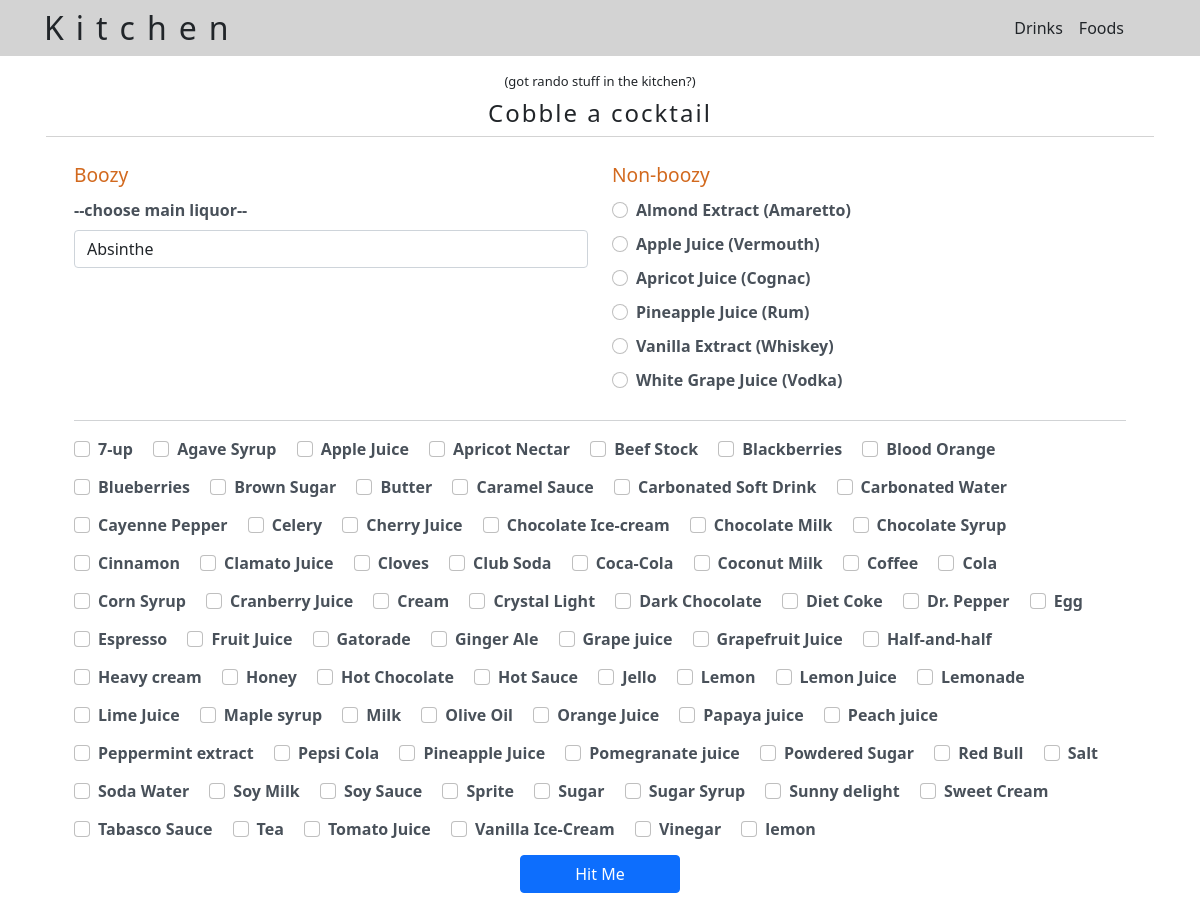
Before: / with the older database file.
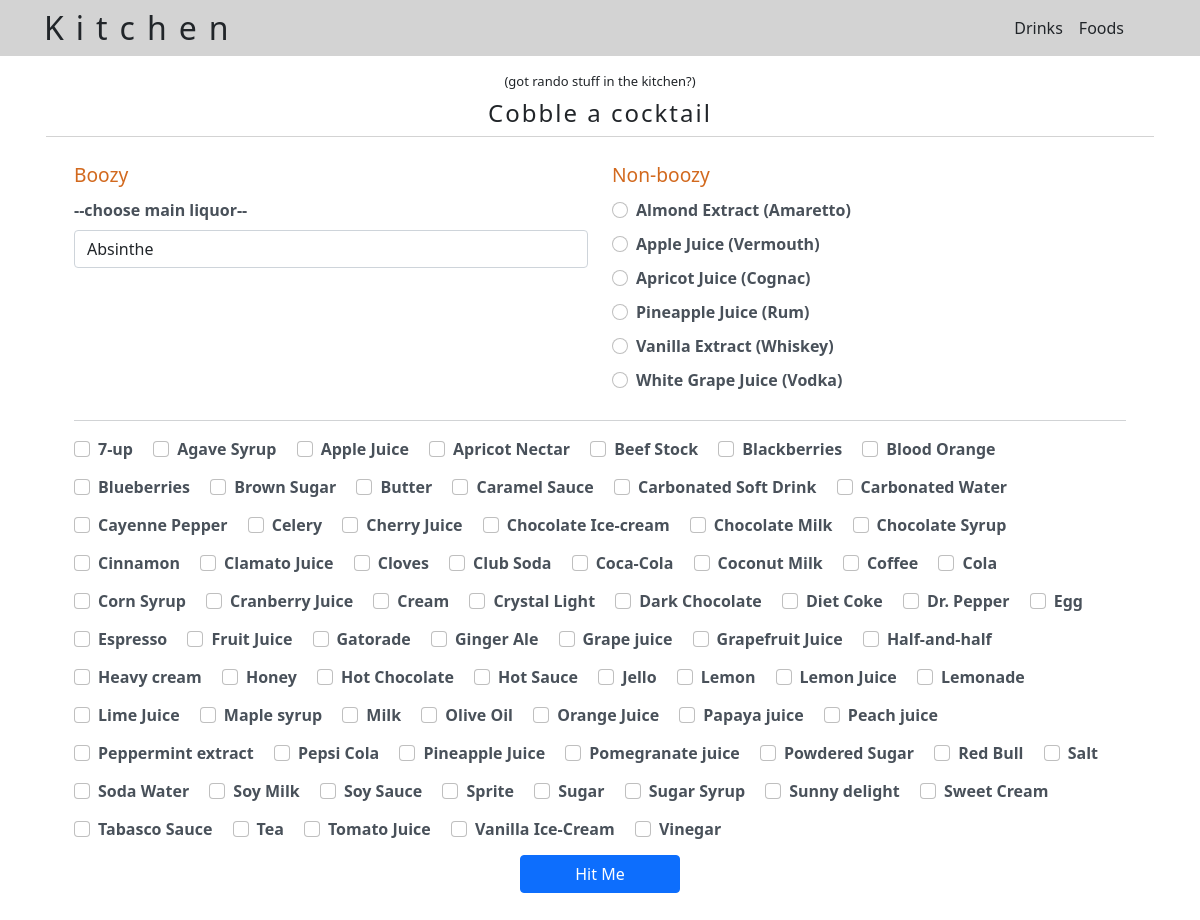
After: the same page with the newer database file.
### tables this page shows
CREATE TABLE boozeless (
  id INTEGER PRIMARY KEY AUTOINCREMENT,
  name TEXT UNIQUE NOT NULL,
  created TIMESTAMP NOT NULL DEFAULT CURRENT_TIMESTAMP
);

CREATE TABLE ingredients (
  id INTEGER PRIMARY KEY AUTOINCREMENT,
  name TEXT UNIQUE NOT NULL,
  created TIMESTAMP NOT NULL DEFAULT CURRENT_TIMESTAMP
);

### app/home.py (the view, shortened to what this page needs)
@bp.route('/', methods=('GET', 'POST'))
def index():
    db = get_db()
    booze = db.execute(
        'SELECT b.id, b.name'
        ' FROM booze b '
    ).fetchall()
    boozeless = db.execute(
        'SELECT b.id, b.name'
        ' FROM boozeless b '
    ).fetchall()
    ingreds = db.execute(
        'SELECT i.id, i.name'
        ' FROM ingredients i '
    ).fetchall()
    return render_template('home/index.html',
            booze=booze,
            boozeless=boozeless,
            ingreds=ingreds)

### app/db.py (called while the page is built)
def get_db():
    if 'db' not in g:
        g.db = sqlite3.connect(
            current_app.config['DATABASE'],
            detect_types=sqlite3.PARSE_DECLTYPES
        )
        g.db.row_factory = sqlite3.Row
    return g.db

### app/templates/home/index.html
{% extends 'base.html' %}
{% block header %}
  <div class="text-center container-fluid">
    <p>(got rando stuff in the kitchen?)</p>
    <h4 class="mx-2 my-2">{% block title %}Cobble a cocktail{% endblock %}</h4>
  </div>
{% endblock %}
{% block content %}
    <div class="post container-fluid">
      <div class="d-flex body mx-3">
        <form method="post">
	    <div class="row">
              <div class="col-md-6">
                <div class="my-2 col-heads">
                  Boozy
	        </div>
                <div class="form-group">
		    <label for="formBooze">--choose main liquor--</label>
                    <select name="booze" class="form-control" id="formBooze">
	              {% for item in booze %}
                      <option value="{{ item['name'] }}">{{ item['name'] }}</option>
	              {% endfor %}
                    </select>
                </div>
	      </div>
              <div class="col-md-6">
                <div class="my-2 col-heads">
                  Non-boozy
	        </div>
	          {% for item in boozeless %}
		    <div class="form-check">
                        <input type="radio" class="form-check-input" name="boozeless" value="{{ item['name'] }}">
                        <label class="form-check-label" for="{{ item['id'] }}">{{ item['name'] }}</label>
                    </div>
	          {% endfor %}
	      </div>
	    </div>
            <hr>
	    <div class="row">
	      <div class="col">
	          {% for item in ingreds %}
		    <div class="form-check form-check-inline">
		        <input type="checkbox" class="form-check-input" name="ingred{{ item['id'] }}" value="{{ item['name'] }}">
                        <label class="form-check-label" for="{{ item['id'] }}">{{ item['name'] }}</label>
                    </div>
	          {% endfor %}
	      </div>
	    </div>
	    <div class="row">
	        <div class="col text-center">
	          <input type="submit" class="btn btn-primary" value="Hit Me">
	        </div>
	    </div>
        </form>
      </div>
    </div>
{% endblock %}

### app/templates/base.html (shortened to what this page needs)
<!doctype html>
<link rel="stylesheet" href="{{ url_for('static', filename='style.css') }}">
<link href="https://cdn.jsdelivr.net/npm/bootstrap@5.0.0-beta1/dist/css/bootstrap.min.css" rel="stylesheet"
>
<link rel="stylesheet" href="https://cdnjs.cloudflare.com/ajax/libs/font-awesome/5.14.0/css/all.min.css" />
<nav class="navbar navbar-expand-sm navbar-light fixed-top">
  <div class="container-fluid">
    <h2 class="d-none d-sm-block mx-4">Kitchen</h2>
    <div class="navbar-collapse collapse justify-content-end mx-5" id="navCollapse">
          <ul class="navbar-nav">
	      <li><a class="nav-item nav-link text-dark" href="{{ url_for('index') }}">Drinks</a></li>
	      <li><a class="nav-item nav-link text-dark" href="#">Foods</a></li>
          </ul>
    </div>
  </div>
</nav>
<section class="content">
  <header>
    {% block header %}{% endblock %}
  </header>
  {% block content %}{% endblock %}
</section>

### app/static/style.css (style rules this page uses)
a { color: #377ba8; }
hr { border: none; border-top: 1px solid lightgray; }
nav { background: lightgray; align-items: center; padding: 0 0.5rem; }
nav h2 { letter-spacing: 12px; margin: auto; }
nav ul { list-style: none; margin: 0; padding: 0; }
nav ul li a, nav ul li span, header .action { display: block; padding: 0.5rem; }
.col-heads { font-size: 1.2rem; color: chocolate; }
.content { padding: 1rem 1rem; padding-top: 70px; }
.content > header { border-bottom: 1px solid lightgray; align-items: center; }
.content > header p { font-size: small; margin-top: .1rem; margin-bottom: .1rem; }
.content > header h4 { letter-spacing: 2px; }
.post .body { white-space: initial; color: #49515a; }
.content form { margin: 1em 0; display: flex; flex-direction: column; }
.content label { font-weight: bold; margin-bottom: 0.5em; }
.content input, .content textarea { margin-bottom: 1em; }
input[type=submit] { align-self: start; min-width: 10em; }

Changed rows visible on the page:
removed ingredients: name "lemon"
